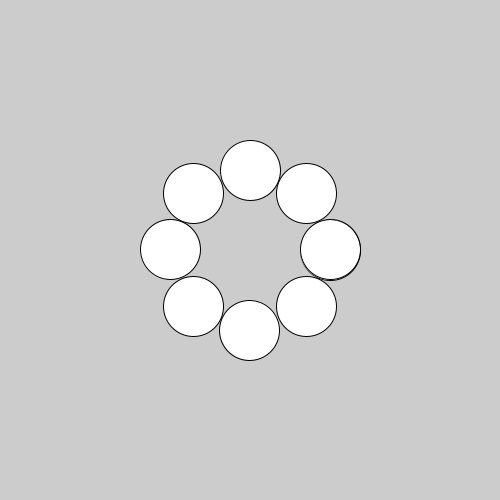
Frame 1 (no input)
Frame 60 (the mouse pressed at the canvas centre just before this capture): identical to frame 1, image omitted
Frame 120 (the mouse held since frame 60 and released just before this capture): identical to frame 1, image omitted

The Processing sketch that drew this single still picture (run headless with seeded random() and noise(); from frame 60 on, the mouse is pressed at the canvas centre):

// Processing sketch: tentacle
// ── tentacle.pde
int circle = 8;
float cirGap = 2*PI/8;
float r = 80;


void setup() {
  size(500, 500);
  translate(width/2, height/2);

  for (float angle = 0; angle<=PI*2; angle+=cirGap) {
    ellipse(cos(angle)*r, sin(angle)*r, 60, 60);
  }
}

void draw() {
}
